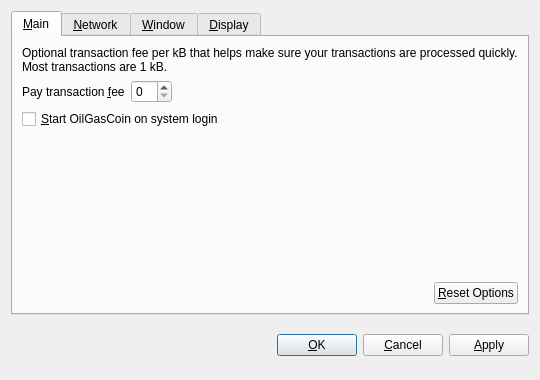
<?xml version="1.0" encoding="UTF-8"?>
<ui version="4.0">
 <class>OptionsDialog</class>
 <widget class="QDialog" name="OptionsDialog">
  <property name="geometry">
   <rect>
    <x>0</x>
    <y>0</y>
    <width>540</width>
    <height>380</height>
   </rect>
  </property>
  <property name="windowTitle">
   <string>Options</string>
  </property>
  <property name="modal">
   <bool>true</bool>
  </property>
  <layout class="QVBoxLayout" name="verticalLayout">
   <item>
    <widget class="QTabWidget" name="tabWidget">
     <property name="tabPosition">
      <enum>QTabWidget::North</enum>
     </property>
     <property name="currentIndex">
      <number>0</number>
     </property>
     <widget class="QWidget" name="tabMain">
      <attribute name="title">
       <string>&amp;Main</string>
      </attribute>
      <layout class="QVBoxLayout" name="verticalLayout_Main">
       <item>
        <widget class="QLabel" name="transactionFeeInfoLabel">
         <property name="text">
          <string>Optional transaction fee per kB that helps make sure your transactions are processed quickly. Most transactions are 1 kB.</string>
         </property>
         <property name="textFormat">
          <enum>Qt::PlainText</enum>
         </property>
         <property name="wordWrap">
          <bool>true</bool>
         </property>
        </widget>
       </item>
       <item>
        <layout class="QHBoxLayout" name="horizontalLayout_1_Main">
         <item>
          <widget class="QLabel" name="transactionFeeLabel">
           <property name="text">
            <string>Pay transaction &amp;fee</string>
           </property>
           <property name="textFormat">
            <enum>Qt::PlainText</enum>
           </property>
           <property name="buddy">
            <cstring>transactionFee</cstring>
           </property>
          </widget>
         </item>
         <item>
          <widget class="BitcoinAmountField" name="transactionFee"/>
         </item>
         <item>
          <spacer name="horizontalSpacer_1_Main">
           <property name="orientation">
            <enum>Qt::Horizontal</enum>
           </property>
           <property name="sizeHint" stdset="0">
            <size>
             <width>40</width>
             <height>20</height>
            </size>
           </property>
          </spacer>
         </item>
        </layout>
       </item>
       <item>
        <widget class="QCheckBox" name="bitcoinAtStartup">
         <property name="toolTip">
          <string>Automatically start OilGasCoin after logging in to the system.</string>
         </property>
         <property name="text">
          <string>&amp;Start OilGasCoin on system login</string>
         </property>
        </widget>
       </item>
       <item>
        <spacer name="verticalSpacer_Main">
         <property name="orientation">
          <enum>Qt::Vertical</enum>
         </property>
         <property name="sizeHint" stdset="0">
          <size>
           <width>20</width>
           <height>40</height>
          </size>
         </property>
        </spacer>
       </item>
       <item>
        <layout class="QHBoxLayout" name="horizontalLayout_2_Main">
         <item>
          <spacer name="horizontalSpacer_2_Main">
           <property name="orientation">
            <enum>Qt::Horizontal</enum>
           </property>
           <property name="sizeHint" stdset="0">
            <size>
             <width>40</width>
             <height>20</height>
            </size>
           </property>
          </spacer>
         </item>
         <item>
          <widget class="QPushButton" name="resetButton">
           <property name="toolTip">
            <string>Reset all client options to default.</string>
           </property>
           <property name="text">
            <string>&amp;Reset Options</string>
           </property>
           <property name="autoDefault">
            <bool>false</bool>
           </property>
          </widget>
         </item>
        </layout>
       </item>
      </layout>
     </widget>
     <widget class="QWidget" name="tabNetwork">
      <attribute name="title">
       <string>&amp;Network</string>
      </attribute>
      <layout class="QVBoxLayout" name="verticalLayout_Network">
       <item>
        <widget class="QCheckBox" name="mapPortUpnp">
         <property name="toolTip">
          <string>Automatically open the OilGasCoin client port on the router. This only works when your router supports UPnP and it is enabled.</string>
         </property>
         <property name="text">
          <string>Map port using &amp;UPnP</string>
         </property>
        </widget>
       </item>
       <item>
        <widget class="QCheckBox" name="connectSocks">
         <property name="toolTip">
          <string>Connect to the OilGasCoin network through a SOCKS proxy (e.g. when connecting through Tor).</string>
         </property>
         <property name="text">
          <string>&amp;Connect through SOCKS proxy:</string>
         </property>
        </widget>
       </item>
       <item>
        <layout class="QHBoxLayout" name="horizontalLayout_Network">
         <item>
          <widget class="QLabel" name="proxyIpLabel">
           <property name="text">
            <string>Proxy &amp;IP:</string>
           </property>
           <property name="textFormat">
            <enum>Qt::PlainText</enum>
           </property>
           <property name="buddy">
            <cstring>proxyIp</cstring>
           </property>
          </widget>
         </item>
         <item>
          <widget class="QValidatedLineEdit" name="proxyIp">
           <property name="maximumSize">
            <size>
             <width>140</width>
             <height>16777215</height>
            </size>
           </property>
           <property name="toolTip">
            <string>IP address of the proxy (e.g. 127.0.0.1)</string>
           </property>
          </widget>
         </item>
         <item>
          <widget class="QLabel" name="proxyPortLabel">
           <property name="text">
            <string>&amp;Port:</string>
           </property>
           <property name="textFormat">
            <enum>Qt::PlainText</enum>
           </property>
           <property name="buddy">
            <cstring>proxyPort</cstring>
           </property>
          </widget>
         </item>
         <item>
          <widget class="QLineEdit" name="proxyPort">
           <property name="maximumSize">
            <size>
             <width>55</width>
             <height>16777215</height>
            </size>
           </property>
           <property name="toolTip">
            <string>Port of the proxy (e.g. 9050)</string>
           </property>
          </widget>
         </item>
         <item>
          <widget class="QLabel" name="socksVersionLabel">
           <property name="text">
            <string>SOCKS &amp;Version:</string>
           </property>
           <property name="textFormat">
            <enum>Qt::PlainText</enum>
           </property>
           <property name="buddy">
            <cstring>socksVersion</cstring>
           </property>
          </widget>
         </item>
         <item>
          <widget class="QValueComboBox" name="socksVersion">
           <property name="toolTip">
            <string>SOCKS version of the proxy (e.g. 5)</string>
           </property>
          </widget>
         </item>
         <item>
          <spacer name="horizontalSpacer_Network">
           <property name="orientation">
            <enum>Qt::Horizontal</enum>
           </property>
           <property name="sizeHint" stdset="0">
            <size>
             <width>40</width>
             <height>20</height>
            </size>
           </property>
          </spacer>
         </item>
        </layout>
       </item>
       <item>
        <spacer name="verticalSpacer_Network">
         <property name="orientation">
          <enum>Qt::Vertical</enum>
         </property>
         <property name="sizeHint" stdset="0">
          <size>
           <width>20</width>
           <height>40</height>
          </size>
         </property>
        </spacer>
       </item>
      </layout>
     </widget>
     <widget class="QWidget" name="tabWindow">
      <attribute name="title">
       <string>&amp;Window</string>
      </attribute>
      <layout class="QVBoxLayout" name="verticalLayout_Window">
       <item>
        <widget class="QCheckBox" name="minimizeToTray">
         <property name="toolTip">
          <string>Show only a tray icon after minimizing the window.</string>
         </property>
         <property name="text">
          <string>&amp;Minimize to the tray instead of the taskbar</string>
         </property>
        </widget>
       </item>
       <item>
        <widget class="QCheckBox" name="minimizeOnClose">
         <property name="toolTip">
          <string>Minimize instead of exit the application when the window is closed. When this option is enabled, the application will be closed only after selecting Quit in the menu.</string>
         </property>
         <property name="text">
          <string>M&amp;inimize on close</string>
         </property>
        </widget>
       </item>
       <item>
        <spacer name="verticalSpacer_Window">
         <property name="orientation">
          <enum>Qt::Vertical</enum>
         </property>
         <property name="sizeHint" stdset="0">
          <size>
           <width>20</width>
           <height>40</height>
          </size>
         </property>
        </spacer>
       </item>
      </layout>
     </widget>
     <widget class="QWidget" name="tabDisplay">
      <attribute name="title">
       <string>&amp;Display</string>
      </attribute>
      <layout class="QVBoxLayout" name="verticalLayout_Display">
       <item>
        <layout class="QHBoxLayout" name="horizontalLayout_1_Display">
         <item>
          <widget class="QLabel" name="langLabel">
           <property name="text">
            <string>User Interface &amp;language:</string>
           </property>
           <property name="textFormat">
            <enum>Qt::PlainText</enum>
           </property>
           <property name="buddy">
            <cstring>lang</cstring>
           </property>
          </widget>
         </item>
         <item>
          <widget class="QValueComboBox" name="lang">
           <property name="toolTip">
            <string>The user interface language can be set here. This setting will take effect after restarting OilGasCoin.</string>
           </property>
          </widget>
         </item>
        </layout>
       </item>
       <item>
        <layout class="QHBoxLayout" name="horizontalLayout_2_Display">
         <item>
          <widget class="QLabel" name="unitLabel">
           <property name="text">
            <string>&amp;Unit to show amounts in:</string>
           </property>
           <property name="textFormat">
            <enum>Qt::PlainText</enum>
           </property>
           <property name="buddy">
            <cstring>unit</cstring>
           </property>
          </widget>
         </item>
         <item>
          <widget class="QValueComboBox" name="unit">
           <property name="toolTip">
            <string>Choose the default subdivision unit to show in the interface and when sending coins.</string>
           </property>
          </widget>
         </item>
        </layout>
       </item>
       <item>
        <widget class="QCheckBox" name="displayAddresses">
         <property name="toolTip">
          <string>Whether to show OilGasCoin addresses in the transaction list or not.</string>
         </property>
         <property name="text">
          <string>&amp;Display addresses in transaction list</string>
         </property>
        </widget>
       </item>
       <item>
        <widget class="QCheckBox" name="coinControlFeatures">
         <property name="toolTip">
          <string>Whether to show coin control features or not.</string>
         </property>
         <property name="text">
          <string>Display coin &amp;control features (experts only!)</string>
         </property>
        </widget>
       </item>
       <item>
        <spacer name="verticalSpacer_Display">
         <property name="orientation">
          <enum>Qt::Vertical</enum>
         </property>
         <property name="sizeHint" stdset="0">
          <size>
           <width>20</width>
           <height>40</height>
          </size>
         </property>
        </spacer>
       </item>
      </layout>
     </widget>
    </widget>
   </item>
   <item>
    <layout class="QHBoxLayout" name="horizontalLayout_Buttons">
     <item>
      <spacer name="horizontalSpacer_1">
       <property name="orientation">
        <enum>Qt::Horizontal</enum>
       </property>
       <property name="sizeHint" stdset="0">
        <size>
         <width>40</width>
         <height>48</height>
        </size>
       </property>
      </spacer>
     </item>
     <item>
      <widget class="QLabel" name="statusLabel">
       <property name="font">
        <font>
         <weight>75</weight>
         <bold>true</bold>
        </font>
       </property>
       <property name="text">
        <string/>
       </property>
       <property name="textFormat">
        <enum>Qt::PlainText</enum>
       </property>
       <property name="wordWrap">
        <bool>true</bool>
       </property>
      </widget>
     </item>
     <item>
      <spacer name="horizontalSpacer_2">
       <property name="orientation">
        <enum>Qt::Horizontal</enum>
       </property>
       <property name="sizeHint" stdset="0">
        <size>
         <width>40</width>
         <height>48</height>
        </size>
       </property>
      </spacer>
     </item>
     <item>
      <widget class="QPushButton" name="okButton">
       <property name="text">
        <string>&amp;OK</string>
       </property>
      </widget>
     </item>
     <item>
      <widget class="QPushButton" name="cancelButton">
       <property name="text">
        <string>&amp;Cancel</string>
       </property>
       <property name="autoDefault">
        <bool>false</bool>
       </property>
      </widget>
     </item>
     <item>
      <widget class="QPushButton" name="applyButton">
       <property name="text">
        <string>&amp;Apply</string>
       </property>
       <property name="autoDefault">
        <bool>false</bool>
       </property>
      </widget>
     </item>
    </layout>
   </item>
  </layout>
 </widget>
 <customwidgets>
  <customwidget>
   <class>BitcoinAmountField</class>
   <extends>QSpinBox</extends>
   <header>bitcoinamountfield.h</header>
  </customwidget>
  <customwidget>
   <class>QValueComboBox</class>
   <extends>QComboBox</extends>
   <header>qvaluecombobox.h</header>
  </customwidget>
  <customwidget>
   <class>QValidatedLineEdit</class>
   <extends>QLineEdit</extends>
   <header>qvalidatedlineedit.h</header>
  </customwidget>
 </customwidgets>
 <resources/>
 <connections/>
</ui>
